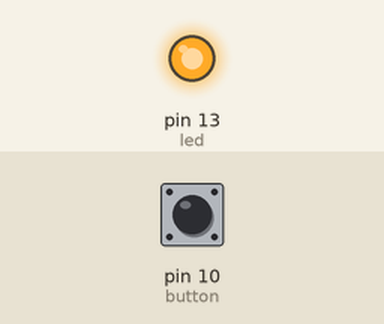
Simulated run of this sketch. Board: Arduino Uno, built with avr-gcc and run on an emulated ATmega328P. Parts: output pins drawn as LEDs (lit = HIGH). The inputs (shaded band) are chosen by the test bench; at power-on: pin 10 (button) HIGH. What the sketch prints to the serial monitor is not drawn.

Above: at 1.2 s.
1.3 s: pin 10 (button) pulled LOW for 0.15 s
At 1.37 s:
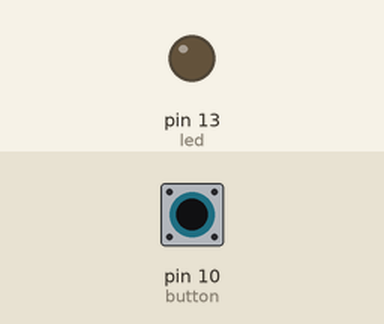
2.9 s: pin 10 (button) pulled LOW for 3.2 s
At 6.9 s:
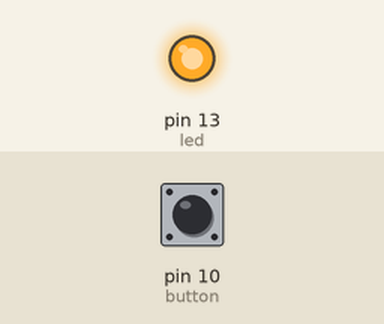
Timing chart, 0 to 8.4 s (numbered marks = the images above; inputs shaded):
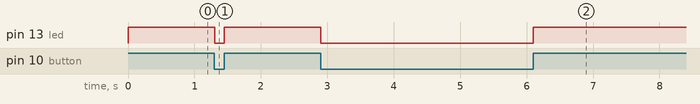

Measured:
- after the input at 1.3 s, pin 13 (led): HIGH → LOW at once, → HIGH 0.15 s later
- after the input at 2.9 s, pin 13 (led): HIGH → LOW at once, → HIGH 3.2 s later

The sketch:

DigitalRead_Write_button_led.ino
```cpp
int led = 13; //led pin
int button = 10; //button pin
int val = 0;  //we will store a vlaue here

 //We need a 10K Ω resistor(brown,black,orange,gold) for the button
 //We need a 220 Ω resistor(red,red,brown,gold) for the LED

void setup(){
  Serial.begin(9600); //open the serial port
  pinMode(led, OUTPUT);  //set led pin to output
  pinMode(button, INPUT); //set button pin to input
}

void loop(){
  val = digitalRead(button); //get value from the button (0 or 1)

  if(val==0){
    digitalWrite(led,LOW);
  }
  else{
    digitalWrite(led,HIGH);
  }

  Serial.println(val); //print to the serial monitor, just to see
}
```
